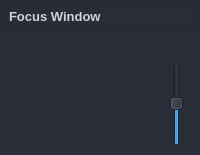
                         <widget class="QFrame" name="frame_focus_window">
                          <property name="minimumSize">
                           <size>
                            <width>0</width>
                            <height>0</height>
                           </size>
                          </property>
                          <property name="maximumSize">
                           <size>
                            <width>16777215</width>
                            <height>16777215</height>
                           </size>
                          </property>
                          <property name="styleSheet">
                           <string notr="true">background-color: rgb(41, 45, 56);
border-radius: 5px;
color: rgb(210, 210, 210);
</string>
                          </property>
                          <property name="frameShape">
                           <enum>QFrame::NoFrame</enum>
                          </property>
                          <property name="frameShadow">
                           <enum>QFrame::Raised</enum>
                          </property>
                          <layout class="QVBoxLayout" name="verticalLayout_24" stretch="0,0">
                           <property name="spacing">
                            <number>0</number>
                           </property>
                           <property name="leftMargin">
                            <number>0</number>
                           </property>
                           <property name="topMargin">
                            <number>0</number>
                           </property>
                           <property name="rightMargin">
                            <number>0</number>
                           </property>
                           <property name="bottomMargin">
                            <number>0</number>
                           </property>
                           <item>
                            <widget class="QFrame" name="frame_focus_window_title">
                             <property name="maximumSize">
                              <size>
                               <width>16777215</width>
                               <height>35</height>
                              </size>
                             </property>
                             <property name="cursor">
                              <cursorShape>ArrowCursor</cursorShape>
                             </property>
                             <property name="styleSheet">
                              <string notr="true">QFrame {
	border: transparent;
	background-color: rgb(39, 44, 54);
}</string>
                             </property>
                             <property name="frameShape">
                              <enum>QFrame::StyledPanel</enum>
                             </property>
                             <property name="frameShadow">
                              <enum>QFrame::Raised</enum>
                             </property>
                             <layout class="QHBoxLayout" name="horizontalLayout_23">
                              <property name="leftMargin">
                               <number>9</number>
                              </property>
                              <property name="topMargin">
                               <number>9</number>
                              </property>
                              <property name="rightMargin">
                               <number>9</number>
                              </property>
                              <property name="bottomMargin">
                               <number>9</number>
                              </property>
                              <item>
                               <widget class="QPushButton" name="label_focus_window_title">
                                <property name="sizePolicy">
                                 <sizepolicy hsizetype="Expanding" vsizetype="Preferred">
                                  <horstretch>0</horstretch>
                                  <verstretch>0</verstretch>
                                 </sizepolicy>
                                </property>
                                <property name="maximumSize">
                                 <size>
                                  <width>16777215</width>
                                  <height>16777215</height>
                                 </size>
                                </property>
                                <property name="font">
                                 <font>
                                  <pointsize>10</pointsize>
                                  <bold>true</bold>
                                 </font>
                                </property>
                                <property name="styleSheet">
                                 <string notr="true">QPushButton{
	text-align: left
}</string>
                                </property>
                                <property name="text">
                                 <string>Focus Window</string>
                                </property>
                               </widget>
                              </item>
                             </layout>
                            </widget>
                           </item>
                           <item>
                            <widget class="QFrame" name="frame_focus_window_contents">
                             <property name="minimumSize">
                              <size>
                               <width>0</width>
                               <height>0</height>
                              </size>
                             </property>
                             <property name="cursor">
                              <cursorShape>ArrowCursor</cursorShape>
                             </property>
                             <property name="styleSheet">
                              <string notr="true">QFrame {
	 border: transparent;
}</string>
                             </property>
                             <property name="frameShadow">
                              <enum>QFrame::Raised</enum>
                             </property>
                             <layout class="QHBoxLayout" name="horizontalLayout_24">
                              <property name="spacing">
                               <number>0</number>
                              </property>
                              <property name="leftMargin">
                               <number>0</number>
                              </property>
                              <property name="topMargin">
                               <number>0</number>
                              </property>
                              <property name="rightMargin">
                               <number>0</number>
                              </property>
                              <property name="bottomMargin">
                               <number>0</number>
                              </property>
                              <item>
                               <widget class="QFrame" name="frame_focus_window_plot_contents">
                                <property name="minimumSize">
                                 <size>
                                  <width>0</width>
                                  <height>0</height>
                                 </size>
                                </property>
                                <property name="maximumSize">
                                 <size>
                                  <width>16777215</width>
                                  <height>16777215</height>
                                 </size>
                                </property>
                                <property name="cursor">
                                 <cursorShape>ArrowCursor</cursorShape>
                                </property>
                                <property name="styleSheet">
                                 <string notr="true"/>
                                </property>
                                <property name="frameShadow">
                                 <enum>QFrame::Raised</enum>
                                </property>
                                <layout class="QHBoxLayout" name="horizontalLayout_37">
                                 <property name="spacing">
                                  <number>6</number>
                                 </property>
                                 <property name="leftMargin">
                                  <number>0</number>
                                 </property>
                                 <property name="topMargin">
                                  <number>0</number>
                                 </property>
                                 <property name="rightMargin">
                                  <number>0</number>
                                 </property>
                                 <property name="bottomMargin">
                                  <number>0</number>
                                 </property>
                                 <item>
                                  <widget class="QFrame" name="frame_focus_window_plot">
                                   <property name="sizePolicy">
                                    <sizepolicy hsizetype="Expanding" vsizetype="Preferred">
                                     <horstretch>0</horstretch>
                                     <verstretch>0</verstretch>
                                    </sizepolicy>
                                   </property>
                                   <property name="minimumSize">
                                    <size>
                                     <width>0</width>
                                     <height>0</height>
                                    </size>
                                   </property>
                                   <property name="maximumSize">
                                    <size>
                                     <width>16777215</width>
                                     <height>16777215</height>
                                    </size>
                                   </property>
                                   <property name="cursor">
                                    <cursorShape>ArrowCursor</cursorShape>
                                   </property>
                                   <property name="styleSheet">
                                    <string notr="true"/>
                                   </property>
                                   <property name="frameShadow">
                                    <enum>QFrame::Raised</enum>
                                   </property>
                                   <layout class="QVBoxLayout" name="verticalLayout_8"/>
                                  </widget>
                                 </item>
                                 <item>
                                  <widget class="QFrame" name="frame_focus_window_size">
                                   <property name="minimumSize">
                                    <size>
                                     <width>40</width>
                                     <height>0</height>
                                    </size>
                                   </property>
                                   <property name="maximumSize">
                                    <size>
                                     <width>40</width>
                                     <height>16777215</height>
                                    </size>
                                   </property>
                                   <property name="cursor">
                                    <cursorShape>ArrowCursor</cursorShape>
                                   </property>
                                   <property name="styleSheet">
                                    <string notr="true"/>
                                   </property>
                                   <property name="frameShadow">
                                    <enum>QFrame::Raised</enum>
                                   </property>
                                   <layout class="QVBoxLayout" name="verticalLayout_12">
                                    <property name="spacing">
                                     <number>6</number>
                                    </property>
                                    <property name="leftMargin">
                                     <number>9</number>
                                    </property>
                                    <property name="topMargin">
                                     <number>9</number>
                                    </property>
                                    <property name="rightMargin">
                                     <number>9</number>
                                    </property>
                                    <property name="bottomMargin">
                                     <number>9</number>
                                    </property>
                                    <item>
                                     <widget class="QLabel" name="label_2">
                                      <property name="sizePolicy">
                                       <sizepolicy hsizetype="Fixed" vsizetype="Fixed">
                                        <horstretch>0</horstretch>
                                        <verstretch>0</verstretch>
                                       </sizepolicy>
                                      </property>
                                      <property name="toolTip">
                                       <string>Resize Focus Window</string>
                                      </property>
                                      <property name="text">
                                       <string/>
                                      </property>
                                      <property name="pixmap">
                                       <pixmap resource="../../stdatalog_gui/UI/resources.qrc">:/icons/icons/outline_expand_white_18.png</pixmap>
                                      </property>
                                     </widget>
                                    </item>
                                    <item>
                                     <widget class="QSlider" name="slider_focus_window_size">
                                      <property name="sizePolicy">
                                       <sizepolicy hsizetype="Fixed" vsizetype="Minimum">
                                        <horstretch>0</horstretch>
                                        <verstretch>0</verstretch>
                                       </sizepolicy>
                                      </property>
                                      <property name="value">
                                       <number>50</number>
                                      </property>
                                      <property name="orientation">
                                       <enum>Qt::Vertical</enum>
                                      </property>
                                     </widget>
                                    </item>
                                   </layout>
                                  </widget>
                                 </item>
                                </layout>
                               </widget>
                              </item>
                             </layout>
                            </widget>
                           </item>
                          </layout>
                         </widget>
